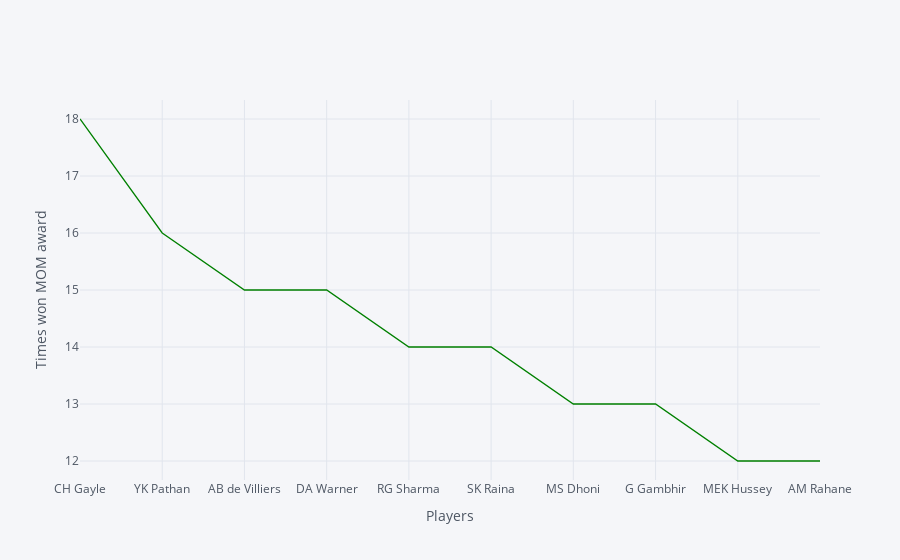

Write notebook code for a chart like this one.
### Markdown cell above
## Top 10: Most Man of the Match awards won by player in hisotory of IPL till 2017

### Code cell
most_mom = match['ManOfMach'].value_counts()
mom = most_mom.head(10)
mom.iplot(kind="scatter", xTitle="Players", yTitle="Times won MOM award", color="green")

### Figure 1 — Plotly figure (JSON) as saved in the notebook; plotly's stock layout.template omitted (floating-point values rounded to 4 significant figures)
{"data": [{"line": {"color": "rgba(0, 128, 0, 1.0)", "dash": "solid", "shape": "linear", "width": 1.3}, "mode": "lines", "name": "ManOfMach", "text": "", "type": "scatter", "x": ["CH Gayle", "YK Pathan", "AB de Villiers", "DA Warner", "RG Sharma", "SK Raina", "MS Dhoni", "G Gambhir", "MEK Hussey", "AM Rahane"], "y": [18, 16, 15, 15, 14, 14, 13, 13, 12, 12]}], "layout": {"legend": {"bgcolor": "#F5F6F9", "font": {"color": "#4D5663"}}, "paper_bgcolor": "#F5F6F9", "plot_bgcolor": "#F5F6F9", "title": {"font": {"color": "#4D5663"}}, "xaxis": {"gridcolor": "#E1E5ED", "showgrid": true, "tickfont": {"color": "#4D5663"}, "title": {"font": {"color": "#4D5663"}, "text": "Players"}, "zerolinecolor": "#E1E5ED"}, "yaxis": {"gridcolor": "#E1E5ED", "showgrid": true, "tickfont": {"color": "#4D5663"}, "title": {"font": {"color": "#4D5663"}, "text": "Times won MOM award"}, "zerolinecolor": "#E1E5ED"}}}
